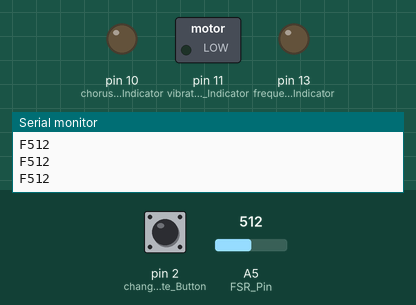
A sketch run on a simulated Arduino Uno, built with avr-gcc and run on an emulated ATmega328P. Parts: switched loads named in the sketch (green lamp = pin HIGH), output pins drawn as LEDs (lit = HIGH), the last lines printed to the serial monitor. The test bench sets the inputs (shaded band); at power-on: pin 2 (change_State_Button) LOW, A5 (FSR_Pin) = 512. Pins used as bus, display or sensor lines are not drawn.

Above: at 1.2 s.
1.3 s: pin 2 (change_State_Button) pulled HIGH for 0.15 s
At 2.5 s:
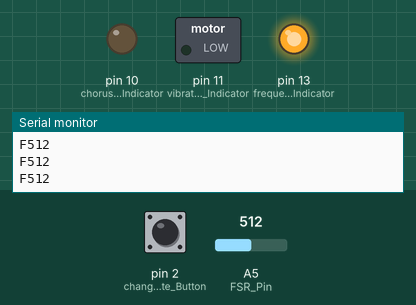
2.9 s: pin 2 (change_State_Button) pulled HIGH for 1 s
At 4.0 s:
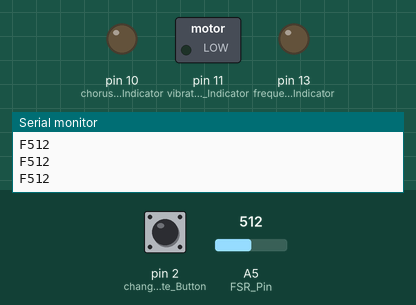
5.4 s: pin 2 (change_State_Button) pulled HIGH for 0.15 s
At 5.9 s:
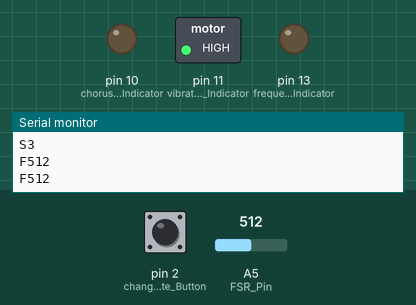
7.0 s: pin 2 (change_State_Button) pulled HIGH for 3.2 s
At 8.3 s:
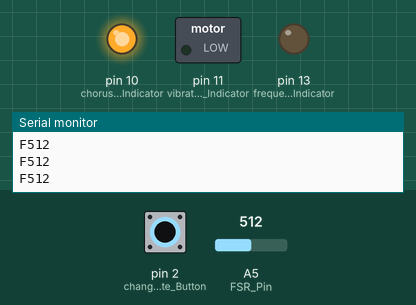
Timing chart, 0 to 10.0 s (numbered marks = the images above; inputs shaded):
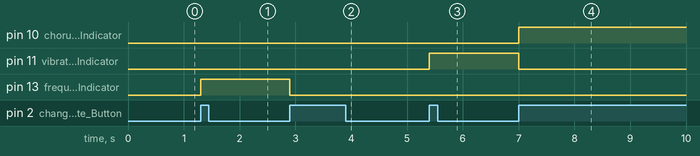

Measured:
- after the input at 1.3 s, pin 13 (frequency_Effect_Indicator): LOW → HIGH at once
- after the input at 2.9 s, pin 13 (frequency_Effect_Indicator): HIGH → LOW at once
- after the input at 5.4 s, pin 11 (vibrato_Effect_Indicator): LOW → HIGH at once
- after the input at 7.0 s, pin 10 (chorus_Effect_Indicator): LOW → HIGH at once; pin 11 (vibrato_Effect_Indicator): HIGH → LOW at once

The sketch:

PID_Minproject_MTA20434.ino
```cpp
//const means that these values will not change during runtime
const int frequency_Effect_Indicator = 13, echo_Effect_Indicator = 12,
          vibrato_Effect_Indicator = 11, chorus_Effect_Indicator = 10,
          change_State_Button = 2, FSR_Pin = A5;

int buttonState = 0, buttonLastState = 0, state = 0;
int FSR_Value = 0;

unsigned long previousMillis = 0;
const long interval = 300;

void setup() {
  //Opens up the Serial connection, and sets the datarate to be 9600
  Serial.begin(9600);

  //specify the task that each pin will do.
  pinMode(frequency_Effect_Indicator, OUTPUT);
  pinMode(echo_Effect_Indicator, OUTPUT);
  pinMode(vibrato_Effect_Indicator, OUTPUT);
  pinMode(chorus_Effect_Indicator, OUTPUT);
  pinMode(change_State_Button, INPUT);
  pinMode(FSR_Pin, INPUT);
}

void loop() {

  //read the current state of the button
  buttonState = digitalRead(change_State_Button);

  //if the last state is different from the current, then:
  if (buttonState != buttonLastState && buttonState == HIGH) {
    //if state is below four, add one and print the value. else set it to 0.
    if (state < 4) {
      state++;
      Serial.print("S");
      Serial.println(state);
    } else {
      state = 0;
      Serial.print("S");
      Serial.println(state);
    }
    changedState(state);
  }

  //load in the state of the button, to compare with future button states.
  buttonLastState = buttonState;

  unsigned long currentMillis = millis();

  if (currentMillis - previousMillis >= interval) {
    //Read FSR value and print it.
    FSR_Value = analogRead(FSR_Pin);
    Serial.print("F");
    Serial.println(FSR_Value);
    previousMillis = currentMillis;
  }
}

//changes which LED is on, depending on the value of the state verible.
void changedState(int state) {
  switch (state) {
    case 1:
      digitalWrite(frequency_Effect_Indicator, HIGH);
      digitalWrite(echo_Effect_Indicator, LOW);
      digitalWrite(vibrato_Effect_Indicator, LOW);
      digitalWrite(chorus_Effect_Indicator, LOW);
      break;
    case 2:
      digitalWrite(frequency_Effect_Indicator, LOW);
      digitalWrite(echo_Effect_Indicator, HIGH);
      digitalWrite(vibrato_Effect_Indicator, LOW);
      digitalWrite(chorus_Effect_Indicator, LOW);
      break;
    case 3:
      digitalWrite(frequency_Effect_Indicator, LOW);
      digitalWrite(echo_Effect_Indicator, LOW);
      digitalWrite(vibrato_Effect_Indicator, HIGH);
      digitalWrite(chorus_Effect_Indicator, LOW);
      break;
    case 4:
      digitalWrite(frequency_Effect_Indicator, LOW);
      digitalWrite(echo_Effect_Indicator, LOW);
      digitalWrite(vibrato_Effect_Indicator, LOW);
      digitalWrite(chorus_Effect_Indicator, HIGH);
      break;
    default:
      digitalWrite(frequency_Effect_Indicator, LOW);
      digitalWrite(echo_Effect_Indicator, LOW);
      digitalWrite(vibrato_Effect_Indicator, LOW);
      digitalWrite(chorus_Effect_Indicator, LOW);
      break;
  }
}
```
